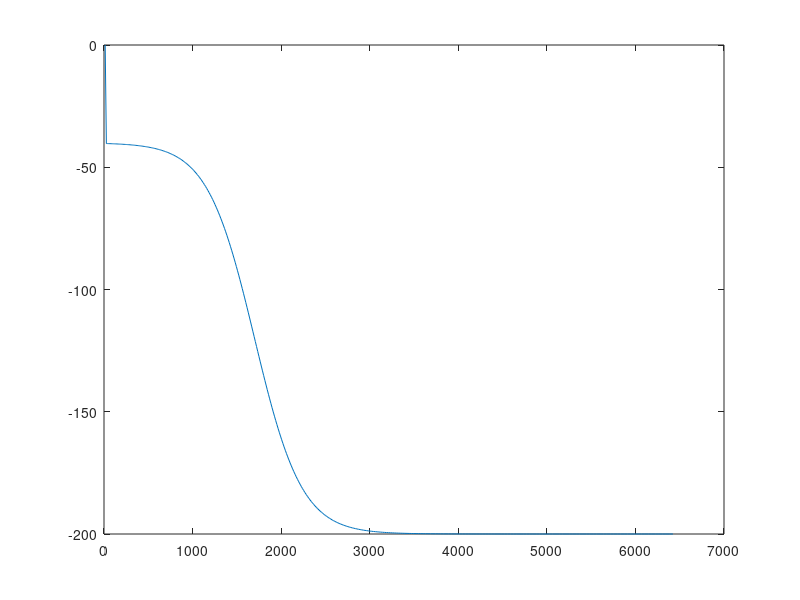
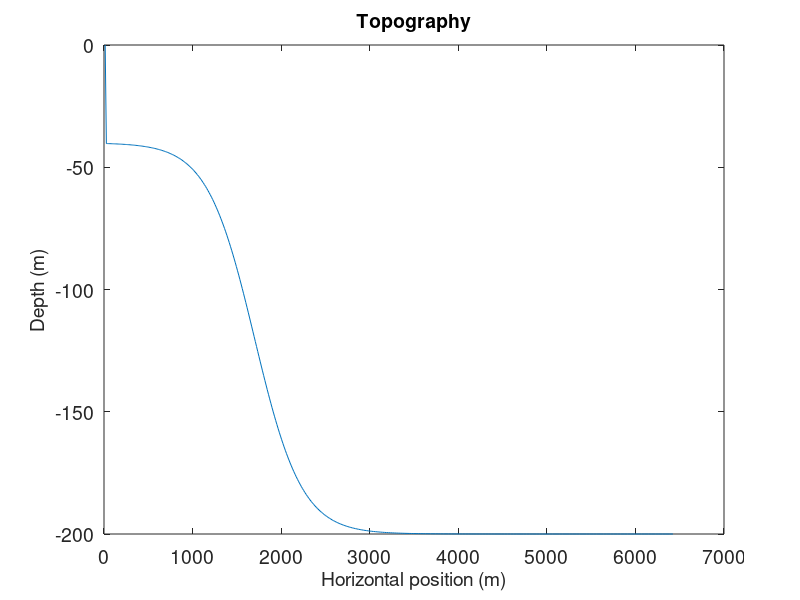
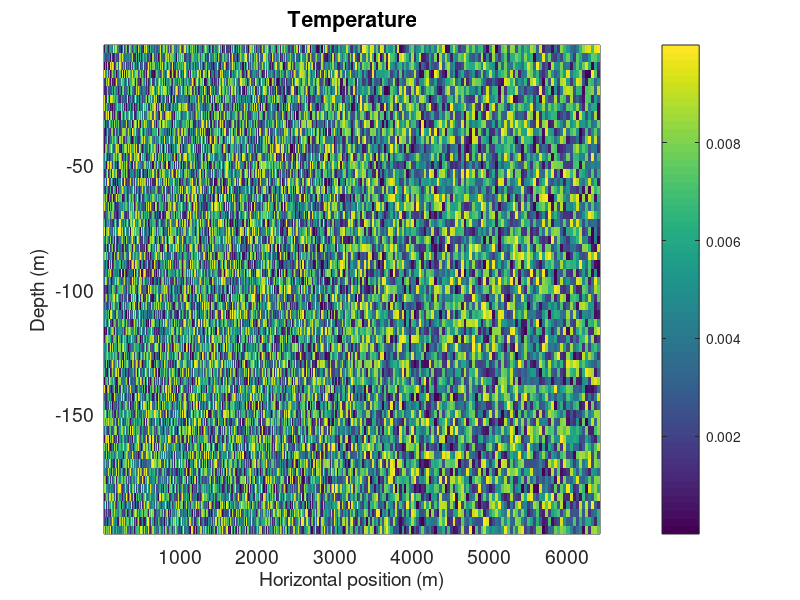
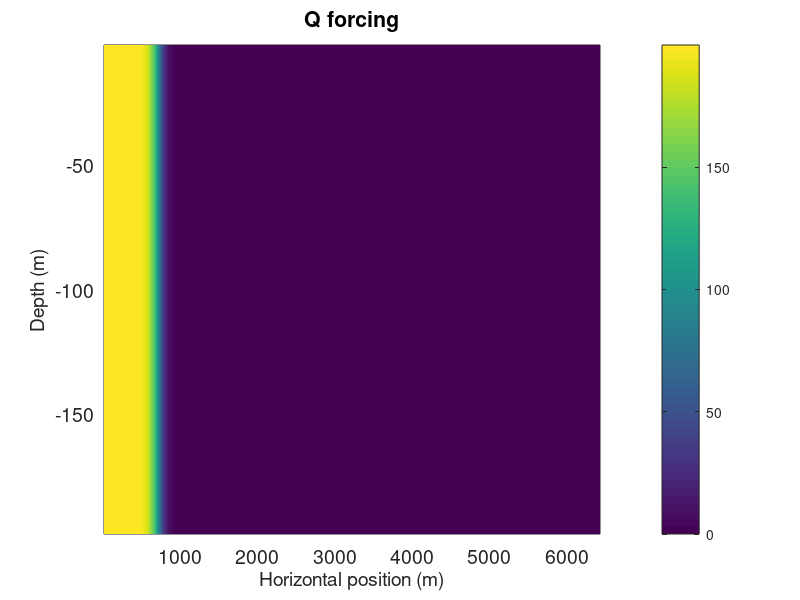

MATLAB code for these plots, in order:
% This is a matlab script that generates the input data
% variable x resolution
clear all
close all
prec='real*8';
ieee='b';

% Dimensions of grid
%nx=80;
nx=320;
ny=1;
nz=60;
% Nominal depth of model (meters)
H=200.0;
% Size of domain
Lx=6.40e3;

% Horizontal resolution (m)
%Variable resolution
res1=2*Lx/(3*nx);
L1=Lx/2;
L2=Lx - L1;
n2=nx - (L1/res1);
res2=L2/n2;
A=res2 - res1;
iswitch1=L1/res1;
width=40;
dx=zeros(nx,1);
for i=1:nx
dx(i) = res1 + 0.5*A*( tanh( (i-iswitch1)/width) + 1);
%dx(i) = Lx/nx;
end

dy = Lx/nx

% Flux
Qo=200;

% Stratification
gravity=9.81;
talpha=2.0e-4;
N2=0.0;
Tz=N2/(gravity*talpha);

dz=H/nz;
sprintf('delZ = %d * %7.6g,',nz,dz)

x=zeros(nx,1);
x(1) = dx(1);
for i=2:nx
x(i)=x(i-1) + dx(i);
end
z=-dz/2:-dz:-H;

%Tanh function for cooling
xswitch = 2.50e3 + Lx/2.0;
qwidth = 0.1e3;
Q=0.0*rand([nx,ny]);
for i=1:nx
Q(i,:) = Q(i,:) + Qo*0.5*(tanh((Lx-x(i)-xswitch)/qwidth) + 1);
%Q(i,:) = Q(i,:) + Qo*0.5*(tanh((x(i)-xswitch)/qwidth) + 1);
end
fid=fopen('Qnet.forcing','w',ieee); fwrite(fid,Q,prec); fclose(fid);

% Temperature profile
Tref=Tz*z-mean(Tz*z);
[sprintf('Tref =') sprintf(' %8.6g,',Tref)]
%t = 0.25*rand([nx,ny,nz]);
t=0.01*rand([nx,ny,nz]);
for k=1:nz
 t(:,:,k) = t(:,:,k) + Tref(k);
end
fid=fopen('T.init','w',ieee); fwrite(fid,t,prec); fclose(fid);

% Sloping channel
% tanh function for slope
slope=0.15
offset=1.5e3 + Lx/2.0;
dmax=-40.0;
h1=dmax;
h2=-H;
hdiff=(h1-h2);
xwidth=hdiff/(2.0*slope);
d=0.0*rand([nx,ny]);
for i=1:nx
for j=1:ny
%d(i,j) = hdiff/2*( exp((x(i)-offset)/xwidth) - exp(-(x(i)-offset)/xwidth))/ ( exp((x(i)-offset)/xwidth) + exp(-(x(i)-offset)/xwidth)) + hdiff/2 -H; 
d(i,j) = hdiff/2*(tanh((Lx-x(i)-offset)/xwidth) + 1) - H;
end
end
d(1,:)=0.0;
fid=fopen('topog.slope','w',ieee); fwrite(fid,d,prec); fclose(fid);
plot(x,d(:,1))
fid=fopen('dx.bin','w',ieee); fwrite(fid,dx,prec); fclose(fid);
figure(101)
plot(x,d(:,1)); 
set(gca,'Fontsize',14); xlabel('Horizontal position (m)','Fontsize',14)
ylabel('Depth (m)','Fontsize',14); title('Topography','Fontsize',14)

figure(102)
pcolor(x,z,squeeze(t)'); shading flat;
set(gca,'Ydir','Normal')
colorbar; title('Temperature','Fontsize',14)
set(gca,'Fontsize',14); xlabel('Horizontal position (m)','Fontsize',14)
ylabel('Depth (m)','Fontsize',14); 


figure(104)
pcolor(x,z,repmat(Q',60,1)); shading flat;
colorbar; title('Q forcing','Fontsize',14)
set(gca,'Fontsize',14); xlabel('Horizontal position (m)','Fontsize',14)
ylabel('Depth (m)','Fontsize',14); 


